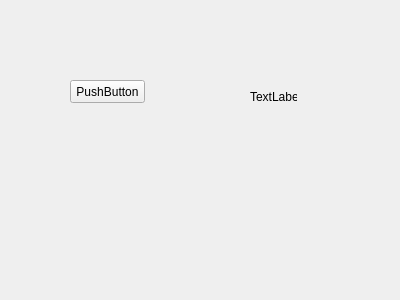
<?xml version="1.0" encoding="UTF-8"?>
<ui version="4.0">
 <class>Form</class>
 <widget class="QWidget" name="Form">
  <property name="geometry">
   <rect>
    <x>0</x>
    <y>0</y>
    <width>400</width>
    <height>300</height>
   </rect>
  </property>
  <property name="windowTitle">
   <string>Form</string>
  </property>
  <widget class="QPushButton" name="pushButton">
   <property name="geometry">
    <rect>
     <x>70</x>
     <y>80</y>
     <width>75</width>
     <height>23</height>
    </rect>
   </property>
   <property name="text">
    <string>PushButton</string>
   </property>
  </widget>
  <widget class="QLabel" name="label">
   <property name="geometry">
    <rect>
     <x>250</x>
     <y>90</y>
     <width>47</width>
     <height>14</height>
    </rect>
   </property>
   <property name="text">
    <string>TextLabel</string>
   </property>
  </widget>
 </widget>
 <resources/>
 <connections/>
</ui>
